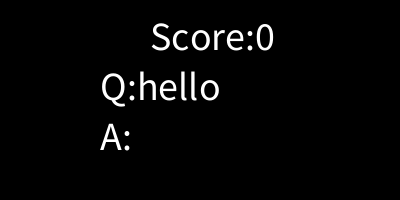
Frame 1 (no input)
Frame 60 (the mouse pressed at the canvas centre just before this capture): identical to frame 1, image omitted
Frame 120 (the mouse held since frame 60 and released just before this capture): identical to frame 1, image omitted

The Processing sketch that drew this single still picture (run headless with seeded random() and noise(); from frame 60 on, the mouse is pressed at the canvas centre):

// Processing sketch: week17_7
// ── week17_7.pde
void setup(){
size(400,200);
 textSize(40);
}
String line="";
String []Q={"hello","word","other"};
int Qi=0;
void draw(){
 background(0);
 text("Score:"+score,150,50);
 text("Q:"+Q[Qi],100,100);
 text("A:"+line,100,150);
}
int score=0;
void keyPressed(){
 int len=line.length();
 if(key>='a'&&key<='z')line=line+key;
 if(key>='A'&&key<='Z')line=line+key;
 if(key==BACKSPACE&&len>0)line=line.substring(0,len-1); 
 if(key==ENTER){
  if(line.equals(Q[Qi])==true){
   score++; 
   Qi++;
  }else score--;
 }
}
